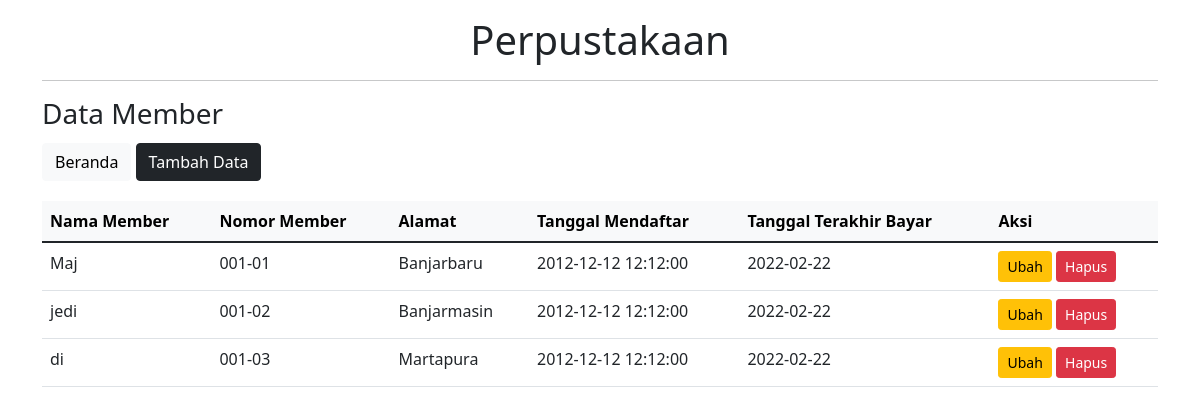
The page /Member.php on the database its author committed.
### tables this page shows
CREATE TABLE `member` (
  `id_member` int(11) NOT NULL,
  `nama_member` varchar(250) NOT NULL,
  `nomor_member` varchar(15) NOT NULL,
  `alamat` text NOT NULL,
  `tgl_mendaftar` datetime NOT NULL,
  `tgl_terakhir_bayar` date NOT NULL
);

### Koneksi.php (called while the page is built)
<?php
    function koneksi(){
        $host="localhost";
        $database="perpustakaan";
        $user="root";
        $pass="";
        try{
            $koneksi = new PDO("mysql:host=$host;dbname=$database","$user","$pass");
        }catch(PDOException $e){
            echo "Koneksi Gagal <br/>".$e->getMessage();
        }
        return $koneksi;
    }
?>

### Model.php (the view, shortened to what this page needs)
<!DOCTYPE html>
<html>
<head>
    <link href="https://cdn.jsdelivr.net/npm/bootstrap@5.1.3/dist/css/bootstrap.min.css" rel="stylesheet">
</head>
<body>
</body>
</html>
<?php
require("Koneksi.php");
function getDataMember(){
    $statement = koneksi()->prepare('SELECT * FROM member');
    $statement->execute();
    $result = $statement->fetchall();
    foreach ($result as $row) {
        echo "<tr>";
        echo "<td>" . $row['nama_member'] . "</td>";
        echo "<td>" . $row['nomor_member'] . "</td>";
        echo "<td>" . $row['alamat'] . "</td>";
        echo "<td>" . $row["tgl_mendaftar"] . "</td>";
        echo "<td>" . $row["tgl_terakhir_bayar"] . "</td>";
        echo "<td>";
        echo "<a href='FormMember.php?id_member=".$row['id_member']."' class='btn btn-warning btn-sm ml-2'>Ubah</a>";
        echo "<a href='Member.php?id_member=" . $row['id_member'] . "' class='btn btn-danger btn-sm ml-2' onclick=\"return confirm('Yakin Hapus?')\">Hapus</a>";
        echo "</td>";
        echo "</tr>";
    }
}

### rows shown on the page
member: nama_member "Maj", nomor_member "001-01", alamat "Banjarbaru", tgl_mendaftar "2012-12-12 12:12:00", tgl_terakhir_bayar "2022-02-22"
member: nama_member "jedi", nomor_member "001-02", alamat "Banjarmasin", tgl_mendaftar "2012-12-12 12:12:00", tgl_terakhir_bayar "2022-02-22"
member: nama_member "di", nomor_member "001-03", alamat "Martapura", tgl_mendaftar "2012-12-12 12:12:00", tgl_terakhir_bayar "2022-02-22"
